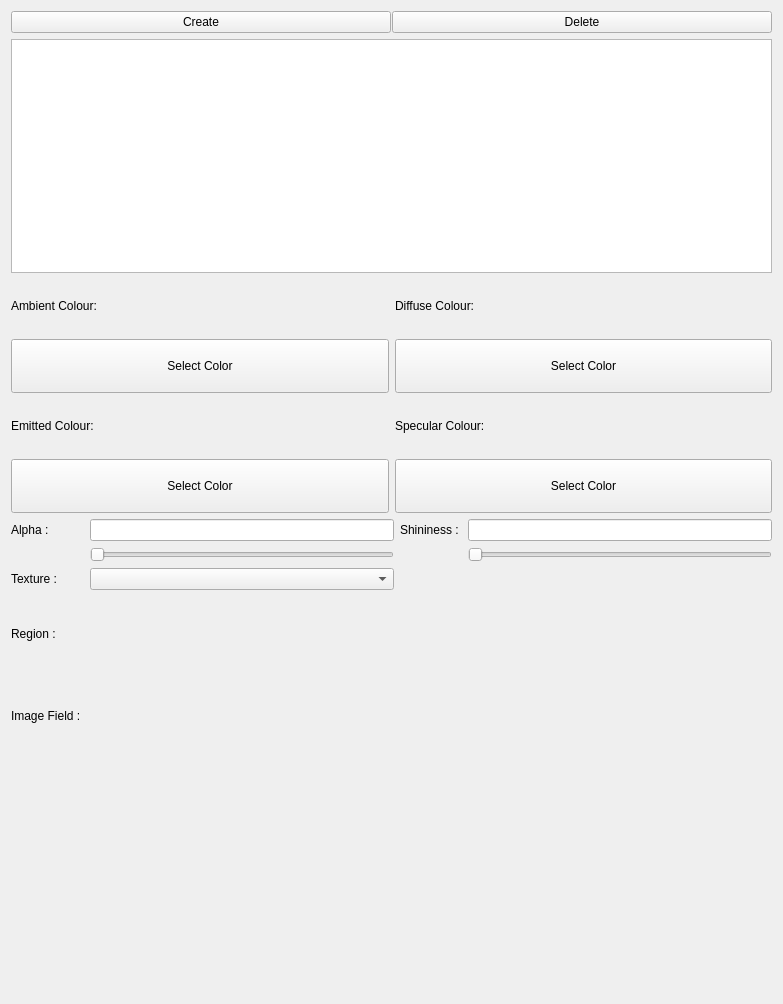
<?xml version="1.0" encoding="UTF-8"?>
<ui version="4.0">
 <class>MaterialEditor</class>
 <widget class="QWidget" name="MaterialEditor">
  <property name="geometry">
   <rect>
    <x>0</x>
    <y>0</y>
    <width>783</width>
    <height>1004</height>
   </rect>
  </property>
  <property name="windowTitle">
   <string>Material Editor</string>
  </property>
  <layout class="QVBoxLayout" name="verticalLayout">
   <item>
    <layout class="QHBoxLayout" name="horizontalLayout">
     <property name="spacing">
      <number>1</number>
     </property>
     <item>
      <widget class="QPushButton" name="create_button">
       <property name="sizePolicy">
        <sizepolicy hsizetype="Minimum" vsizetype="Fixed">
         <horstretch>0</horstretch>
         <verstretch>0</verstretch>
        </sizepolicy>
       </property>
       <property name="text">
        <string>Create</string>
       </property>
      </widget>
     </item>
     <item>
      <widget class="QPushButton" name="delete_button">
       <property name="sizePolicy">
        <sizepolicy hsizetype="Minimum" vsizetype="Fixed">
         <horstretch>0</horstretch>
         <verstretch>0</verstretch>
        </sizepolicy>
       </property>
       <property name="text">
        <string>Delete</string>
       </property>
      </widget>
     </item>
    </layout>
   </item>
   <item>
    <widget class="QListView" name="materials_listView">
     <property name="sizePolicy">
      <sizepolicy hsizetype="Expanding" vsizetype="Preferred">
       <horstretch>0</horstretch>
       <verstretch>0</verstretch>
      </sizepolicy>
     </property>
    </widget>
   </item>
   <item>
    <layout class="QGridLayout" name="gridLayout">
     <item row="0" column="1">
      <widget class="QLabel" name="diffuseText_label">
       <property name="text">
        <string>Diffuse Colour:</string>
       </property>
      </widget>
     </item>
     <item row="1" column="0">
      <widget class="QPushButton" name="ambientSelectColour_button">
       <property name="sizePolicy">
        <sizepolicy hsizetype="Preferred" vsizetype="Preferred">
         <horstretch>0</horstretch>
         <verstretch>0</verstretch>
        </sizepolicy>
       </property>
       <property name="text">
        <string>Select Color</string>
       </property>
      </widget>
     </item>
     <item row="2" column="0">
      <widget class="QLabel" name="emittedText_label">
       <property name="text">
        <string>Emitted Colour:</string>
       </property>
      </widget>
     </item>
     <item row="0" column="0">
      <widget class="QLabel" name="ambientText_label">
       <property name="text">
        <string>Ambient Colour:</string>
       </property>
      </widget>
     </item>
     <item row="1" column="1">
      <widget class="QPushButton" name="diffuseSelectColour_button">
       <property name="sizePolicy">
        <sizepolicy hsizetype="Preferred" vsizetype="Preferred">
         <horstretch>0</horstretch>
         <verstretch>0</verstretch>
        </sizepolicy>
       </property>
       <property name="text">
        <string>Select Color</string>
       </property>
      </widget>
     </item>
     <item row="2" column="1">
      <widget class="QLabel" name="specularText_label">
       <property name="text">
        <string>Specular Colour:</string>
       </property>
      </widget>
     </item>
     <item row="3" column="0">
      <widget class="QPushButton" name="emittedSelectColour_button">
       <property name="sizePolicy">
        <sizepolicy hsizetype="Preferred" vsizetype="Preferred">
         <horstretch>0</horstretch>
         <verstretch>0</verstretch>
        </sizepolicy>
       </property>
       <property name="text">
        <string>Select Color</string>
       </property>
      </widget>
     </item>
     <item row="3" column="1">
      <widget class="QPushButton" name="specularSelectColour_button">
       <property name="sizePolicy">
        <sizepolicy hsizetype="Preferred" vsizetype="Preferred">
         <horstretch>0</horstretch>
         <verstretch>0</verstretch>
        </sizepolicy>
       </property>
       <property name="text">
        <string>Select Color</string>
       </property>
      </widget>
     </item>
    </layout>
   </item>
   <item>
    <layout class="QGridLayout" name="gridLayout_2">
     <item row="2" column="1">
      <widget class="QComboBox" name="texture_comboBox"/>
     </item>
     <item row="0" column="0">
      <widget class="QLabel" name="label">
       <property name="text">
        <string>Alpha : </string>
       </property>
      </widget>
     </item>
     <item row="0" column="2">
      <widget class="QLabel" name="label_2">
       <property name="text">
        <string>Shininess : </string>
       </property>
      </widget>
     </item>
     <item row="1" column="3">
      <widget class="QSlider" name="shininess_slider">
       <property name="maximum">
        <number>100</number>
       </property>
       <property name="orientation">
        <enum>Qt::Horizontal</enum>
       </property>
      </widget>
     </item>
     <item row="2" column="0">
      <widget class="QLabel" name="label_3">
       <property name="text">
        <string>Texture : </string>
       </property>
      </widget>
     </item>
     <item row="3" column="0">
      <widget class="QLabel" name="label_4">
       <property name="text">
        <string>Region : </string>
       </property>
      </widget>
     </item>
     <item row="0" column="1">
      <widget class="QLineEdit" name="alpha_lineEdit"/>
     </item>
     <item row="0" column="3">
      <widget class="QLineEdit" name="shininess_lineEdit"/>
     </item>
     <item row="1" column="1">
      <widget class="QSlider" name="alpha_slider">
       <property name="maximum">
        <number>100</number>
       </property>
       <property name="orientation">
        <enum>Qt::Horizontal</enum>
       </property>
      </widget>
     </item>
     <item row="4" column="0">
      <widget class="QLabel" name="label_5">
       <property name="text">
        <string>Image Field : </string>
       </property>
      </widget>
     </item>
     <item row="3" column="1">
      <widget class="RegionChooserWidget" name="region_comboBox" native="true"/>
     </item>
     <item row="4" column="1">
      <widget class="FieldChooserWidget" name="imageField_comboBox"/>
     </item>
    </layout>
   </item>
   <item>
    <widget class="SceneviewerWidget" name="sceneviewerWidgetPreview" native="true"/>
   </item>
  </layout>
 </widget>
 <customwidgets>
  <customwidget>
   <class>SceneviewerWidget</class>
   <extends>QWidget</extends>
   <header>opencmiss/zincwidgets/sceneviewerwidget.h</header>
   <container>1</container>
  </customwidget>
  <customwidget>
   <class>RegionChooserWidget</class>
   <extends>QWidget</extends>
   <header>opencmiss/zincwidgets/regionchooserwidget.h</header>
   <container>1</container>
  </customwidget>
    <customwidget>
   <class>FieldChooserWidget</class>
   <extends>QWidget</extends>
   <header>opencmiss/zincwidgets/fieldchooserwidget.h</header>
   <container>1</container>
  </customwidget>
 </customwidgets>
 <resources/>
 <connections/>
</ui>
